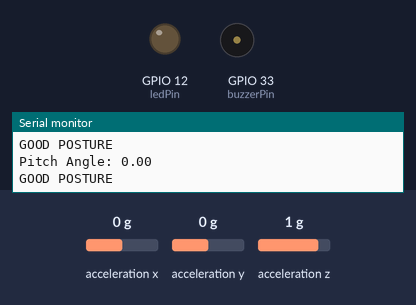
A sketch run on a simulated ESP32. On the bench: output pins drawn as LEDs (lit = HIGH), buzzer (waves = sounding), the last lines printed to the serial monitor. Wiring (inferred from the names in the program): MPU-6050 motion sensor at I2C address 0x68. The test bench sets the inputs (shaded band); at power-on: acceleration x 0 g, acceleration y 0 g, acceleration z 1 g.

Above: at 1.4 s.
1.5 s: acceleration x set to -0.3 g
At 2.5 s:
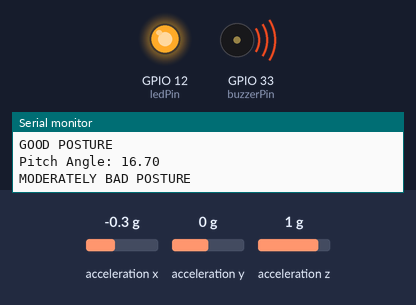
5.6 s: acceleration y set to -1.2 g
9.1 s: acceleration y set to -1.5 g
At 10.2 s:
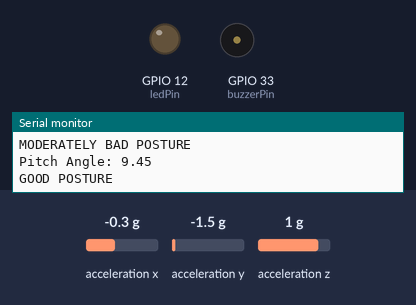
10.7 s: acceleration y set to -0.8 g
At 12.1 s:
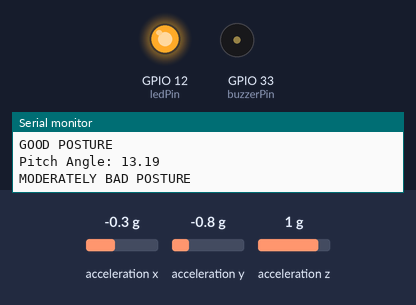
14.8 s: acceleration x set to 0 g
At 16.2 s:
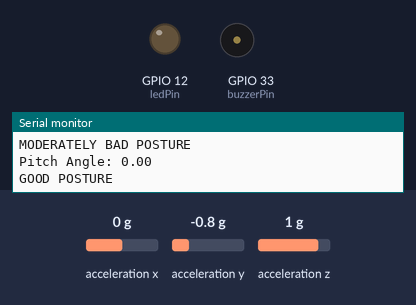
Timing chart, 0 to 17.7 s (numbered marks = the images above; inputs shaded):
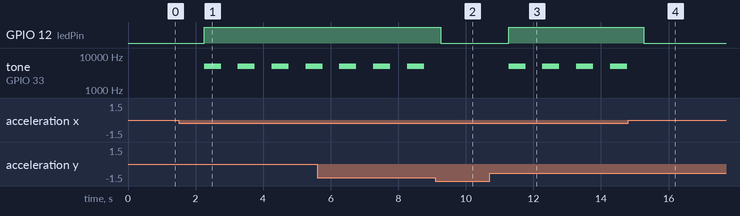

Measured:
- the behaviour switches between -0.1 and -0.2 g on acceleration x (found by bisection; images 0 and 1)
- the behaviour switches between -1.3 and -1.4 g on acceleration y (found by bisection; images 1 and 2)
- after the input at 1.5 s, GPIO 12 (ledPin): LOW → HIGH after 0.75 s; tone on GPIO 33 (buzzerPin): alternates 5000 Hz for 0.50 s and silent for 0.50 s, starting after 0.75 s
- after the input at 9.1 s, GPIO 12 (ledPin): HIGH → LOW after 0.16 s; tone on GPIO 33 (buzzerPin): stays silent (without the input it goes to 5000 Hz after 0.16 s)
- after the input at 10.7 s, GPIO 12 (ledPin): LOW → HIGH after 0.57 s; tone on GPIO 33 (buzzerPin): alternates 5000 Hz for 0.50 s and silent for 0.50 s, starting after 0.57 s
- after the input at 14.8 s, GPIO 12 (ledPin): HIGH → LOW after 0.47 s; tone on GPIO 33 (buzzerPin): stops changing and stays silent

The sketch:

spinal_brace.ino
```cpp
#include <Arduino.h>
#include <Wire.h>
#include <math.h>

float AccX, AccY, AccZ;
float AngleRoll, AnglePitch;

#define buzzerPin 33
#define ledPin 12

void gyro_signals(void)
{
  Wire.beginTransmission(0x68);
  Wire.write(0x1C);
  Wire.write(0x10);
  Wire.endTransmission();

  Wire.beginTransmission(0x68);
  Wire.write(0x3B);
  Wire.endTransmission();

  Wire.requestFrom(0x68, 6);

  int16_t AccXLSB = Wire.read() << 8 | Wire.read();
  int16_t AccYLSB = Wire.read() << 8 | Wire.read();
  int16_t AccZLSB = Wire.read() << 8 | Wire.read();

  AccX = (float)AccXLSB / 4096.0;
  AccY = (float)AccYLSB / 4096.0;
  AccZ = (float)AccZLSB / 4096.0;

  AngleRoll  = atan(AccY / sqrt(AccX * AccX + AccZ * AccZ)) * 180.0 / PI;
  AnglePitch = -atan(AccX / sqrt(AccY * AccY + AccZ * AccZ)) * 180.0 / PI;
}

void setup()
{
  Serial.begin(57600);

  Wire.begin(21, 22);   // SDA, SCL
  Wire.setClock(400000);

  delay(250);

  // Wake up MPU6050
  Wire.beginTransmission(0x68);
  Wire.write(0x6B);
  Wire.write(0x00);
  Wire.endTransmission();

  pinMode(buzzerPin, OUTPUT);
  pinMode(ledPin, OUTPUT);

  Serial.println("System Initialized...");
}

void loop()
{
  gyro_signals();

  Serial.print("Pitch Angle: ");
  Serial.println(abs(AnglePitch));

  if (abs(AnglePitch) > 35)
  {
    tone(buzzerPin, 15000, 500);
    digitalWrite(ledPin, HIGH);
    Serial.println("VERY BAD POSTURE");
  }
  else if (abs(AnglePitch) > 20)
  {
    tone(buzzerPin, 10000, 500);
    digitalWrite(ledPin, HIGH);
    Serial.println("BAD POSTURE");
  }
  else if (abs(AnglePitch) > 10)
  {
    tone(buzzerPin, 5000, 500);
    digitalWrite(ledPin, HIGH);
    Serial.println("MODERATELY BAD POSTURE");
  }
  else
  {
    noTone(buzzerPin);
    digitalWrite(ledPin, LOW);
    Serial.println("GOOD POSTURE");
  }

  delay(1000);
}
```
